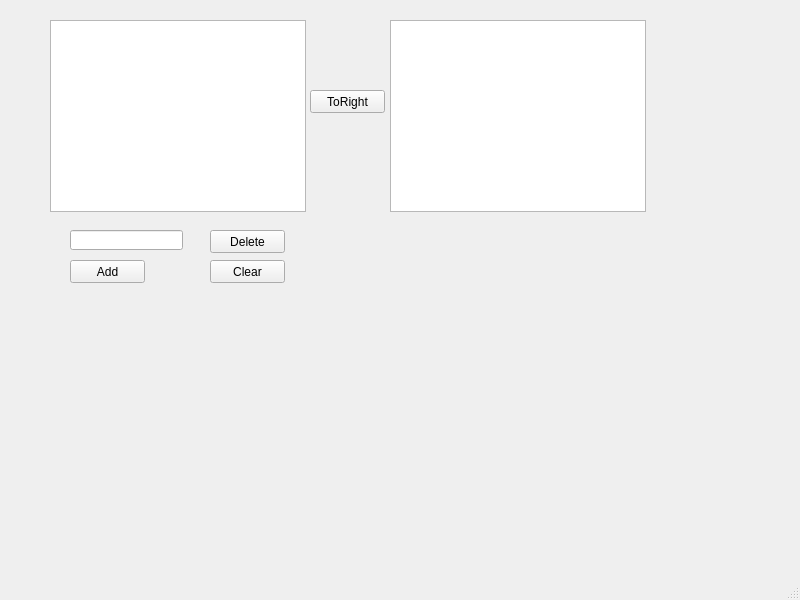
<?xml version="1.0" encoding="UTF-8"?>
<ui version="4.0">
 <class>MainWindow</class>
 <widget class="QMainWindow" name="MainWindow">
  <property name="geometry">
   <rect>
    <x>0</x>
    <y>0</y>
    <width>800</width>
    <height>600</height>
   </rect>
  </property>
  <property name="windowTitle">
   <string>MainWindow</string>
  </property>
  <widget class="QWidget" name="centralwidget">
   <widget class="QListWidget" name="listWidget">
    <property name="geometry">
     <rect>
      <x>50</x>
      <y>20</y>
      <width>256</width>
      <height>192</height>
     </rect>
    </property>
   </widget>
   <widget class="QLineEdit" name="lineEdit">
    <property name="geometry">
     <rect>
      <x>70</x>
      <y>230</y>
      <width>113</width>
      <height>20</height>
     </rect>
    </property>
   </widget>
   <widget class="QPushButton" name="pushButton_2">
    <property name="geometry">
     <rect>
      <x>70</x>
      <y>260</y>
      <width>75</width>
      <height>23</height>
     </rect>
    </property>
    <property name="text">
     <string>Add</string>
    </property>
   </widget>
   <widget class="QPushButton" name="pushButton_3">
    <property name="geometry">
     <rect>
      <x>210</x>
      <y>260</y>
      <width>75</width>
      <height>23</height>
     </rect>
    </property>
    <property name="text">
     <string>Clear</string>
    </property>
   </widget>
   <widget class="QPushButton" name="pushButton_4">
    <property name="geometry">
     <rect>
      <x>310</x>
      <y>90</y>
      <width>75</width>
      <height>23</height>
     </rect>
    </property>
    <property name="text">
     <string>ToRight</string>
    </property>
   </widget>
   <widget class="QPushButton" name="pushButton_5">
    <property name="geometry">
     <rect>
      <x>210</x>
      <y>230</y>
      <width>75</width>
      <height>23</height>
     </rect>
    </property>
    <property name="text">
     <string>Delete</string>
    </property>
   </widget>
   <widget class="QListWidget" name="listWidget_2">
    <property name="geometry">
     <rect>
      <x>390</x>
      <y>20</y>
      <width>256</width>
      <height>192</height>
     </rect>
    </property>
   </widget>
  </widget>
  <widget class="QMenuBar" name="menubar">
   <property name="geometry">
    <rect>
     <x>0</x>
     <y>0</y>
     <width>800</width>
     <height>21</height>
    </rect>
   </property>
  </widget>
  <widget class="QStatusBar" name="statusbar"/>
 </widget>
 <resources/>
 <connections/>
</ui>
